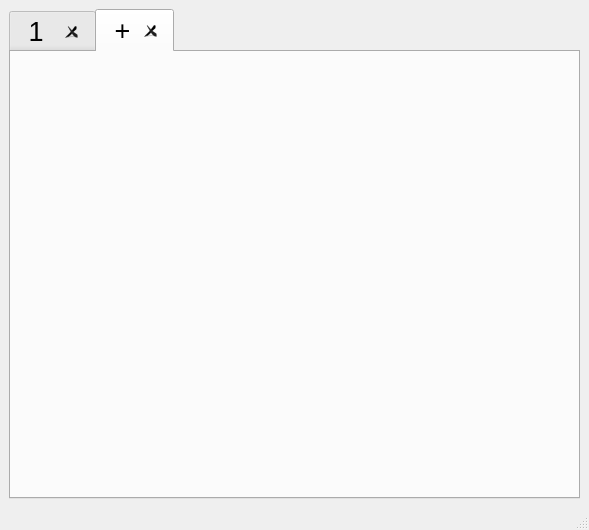
<?xml version="1.0" encoding="UTF-8"?>
<ui version="4.0">
 <class>MainWindow</class>
 <widget class="QMainWindow" name="MainWindow">
  <property name="geometry">
   <rect>
    <x>0</x>
    <y>0</y>
    <width>589</width>
    <height>530</height>
   </rect>
  </property>
  <property name="windowTitle">
   <string>MainWindow</string>
  </property>
  <widget class="QWidget" name="centralwidget">
   <layout class="QGridLayout" name="gridLayout">
    <item row="0" column="0">
     <widget class="QTabWidget" name="tabWidget">
      <property name="font">
       <font>
        <pointsize>20</pointsize>
       </font>
      </property>
      <property name="acceptDrops">
       <bool>false</bool>
      </property>
      <property name="tabShape">
       <enum>QTabWidget::Rounded</enum>
      </property>
      <property name="currentIndex">
       <number>1</number>
      </property>
      <property name="elideMode">
       <enum>Qt::ElideMiddle</enum>
      </property>
      <property name="usesScrollButtons">
       <bool>false</bool>
      </property>
      <property name="tabsClosable">
       <bool>true</bool>
      </property>
      <widget class="QWidget" name="tab">
       <attribute name="title">
        <string> 1  </string>
       </attribute>
       <layout class="QGridLayout" name="gridLayout_3"/>
      </widget>
      <widget class="QWidget" name="tab_2">
       <property name="enabled">
        <bool>true</bool>
       </property>
       <property name="font">
        <font>
         <pointsize>39</pointsize>
         <kerning>true</kerning>
        </font>
       </property>
       <property name="inputMethodHints">
        <set>Qt::ImhNone</set>
       </property>
       <attribute name="title">
        <string> + </string>
       </attribute>
      </widget>
     </widget>
    </item>
   </layout>
  </widget>
  <widget class="QMenuBar" name="menubar">
   <property name="geometry">
    <rect>
     <x>0</x>
     <y>0</y>
     <width>589</width>
     <height>22</height>
    </rect>
   </property>
  </widget>
  <widget class="QStatusBar" name="statusbar"/>
 </widget>
 <resources/>
 <connections/>
</ui>
